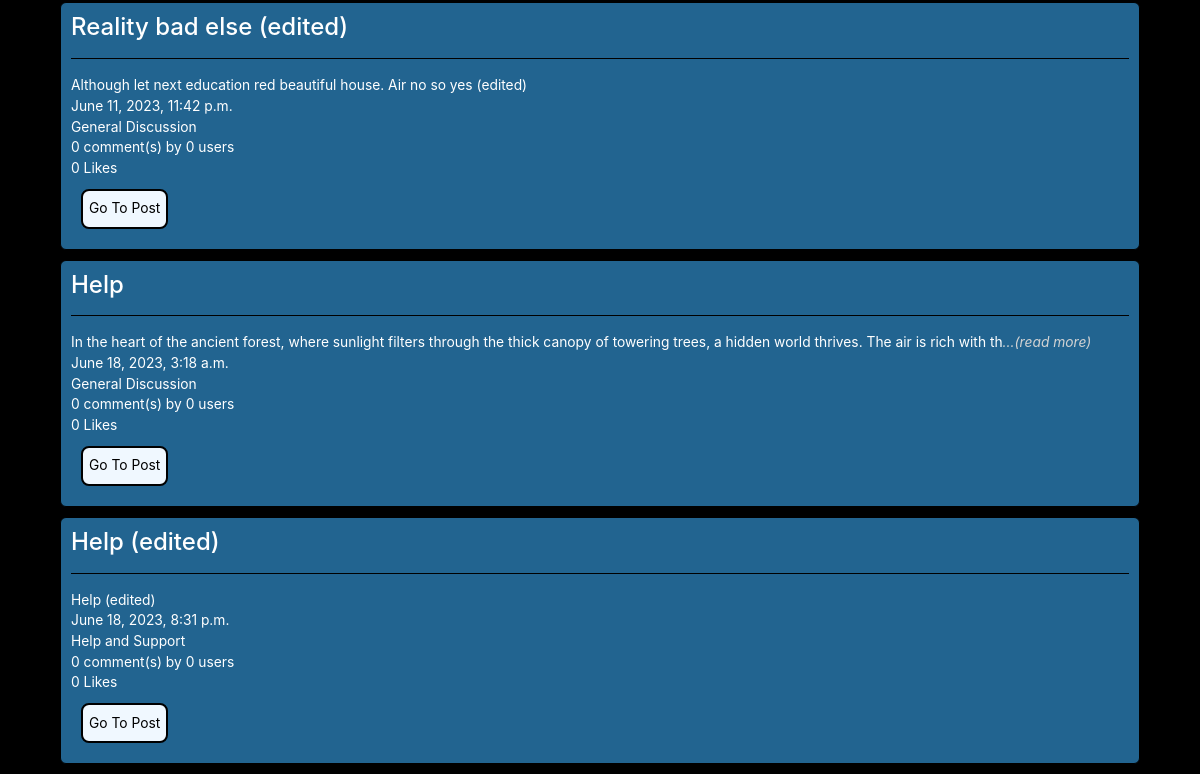
Page /profile/Emrah (lower part) on the earlier database version.
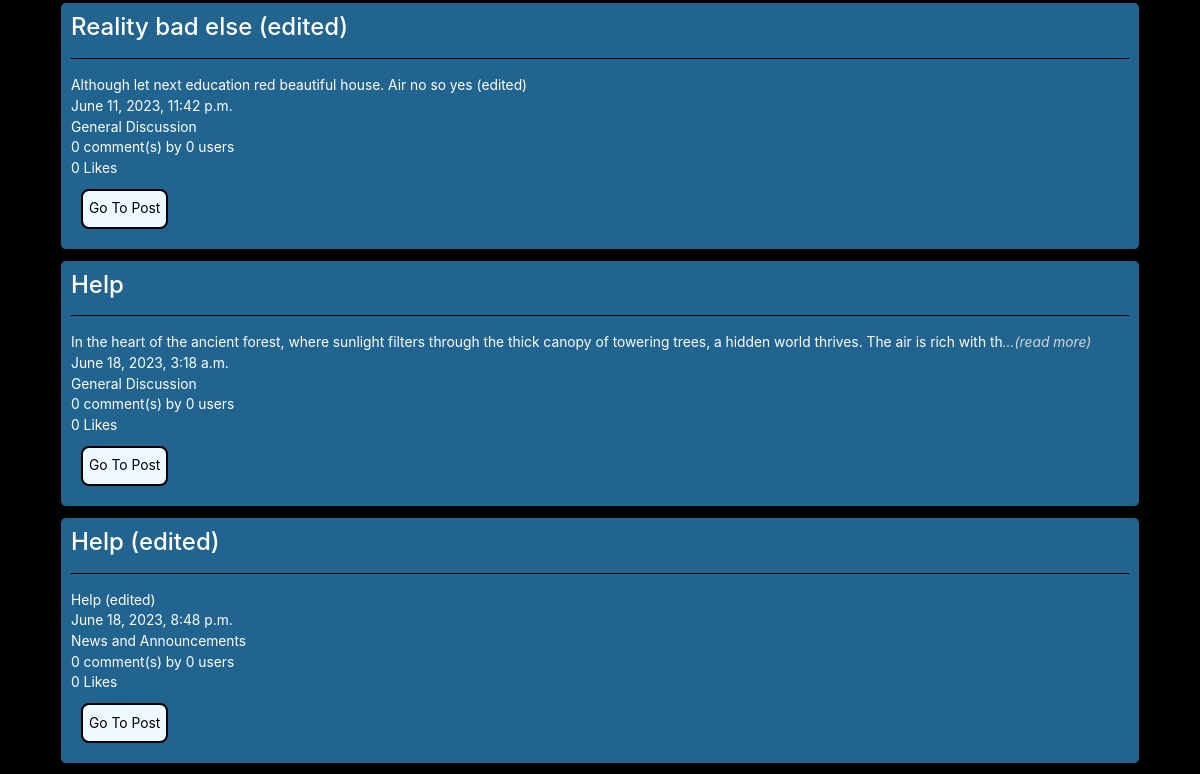
Same page on the later database version.
### network/models.py (models this page shows, shortened)
class Post(models.Model):
    post = models.AutoField(primary_key=True)
    title = models.CharField(max_length=200, blank=False, null=False)
    text = models.CharField(max_length=2000, blank=False, null=False)
    user = models.ForeignKey('User', on_delete=models.CASCADE, related_name="post_poster")
    likes = models.ManyToManyField('User', blank=True, related_name="post_ikers")
    category = models.CharField(max_length=20, choices=CATEGORY_CHOICES, default='general')
    upload_time = models.DateTimeField(default=timezone.now)

### network/views.py (the view)
# urls.py: path("profile/<str:username>", views.profile, name="profile"),
def profile(request, username):
    user = User.objects.get(username=username)
    user_following = UserFollow.objects.filter(user = user)
    user_followers = UserFollow.objects.filter(is_now_following = user)
    sort = request.GET.get('sort')
    user_info  = {
        'id': user.id,
        'username': user.username,
        'following': len(user_following),
        'followers': len(user_followers),
        'avatar': user.avatar,
        'bio': user.bio,
    }
    following = UserFollow.objects.filter(user = user).values('is_now_following')
    followers = UserFollow.objects.filter(is_now_following = user).values('user')
    following_users = []
    for follow in following:
        current_user = User.objects.get(id = follow['is_now_following'])
        following_users.append(
            {
                'username': current_user.username,
                'id': current_user.id
            }
        )
    follower_users = []
    for follow in followers:
        current_user = User.objects.get(id = follow['user'])
        follower_users.append(
            {
                'username': current_user.username,
                'id': current_user.id
            }
        )
    posts = Post.objects.filter(user = user).annotate(like_count=Count('likes'), comment_count=Count('comment_post')).values('like_count', 'post', 'comment_count', 'category', 'upload_time', 'title', 'text', 'user', 'category')
    likers = Post.objects.filter(user = user).values_list('likes__username', flat=True)
    for post in posts:
        for choice in CATEGORY_CHOICES:
            if choice['code'] == post['category']:
                    post['category'] = choice['display']
        post['liked'] = False
        if post.get('like_count') != 0:
            if request.user.username in likers:
                post['liked'] = True
        unique_users = []
        comments = Comment.objects.filter(post=post['post'])
        for comment in comments:
            if comment.user not in unique_users:
                unique_users.append(comment.user)
        count = len(unique_users)
        if count == 1:
            post["unique_users"] = "by 1 user"
        else:
            post["unique_users"] = f"by {count} users"
    return render(request, "network/profile.html", {
        'posts': posts,
        'user_info': user_info,
        'following_users': following_users,
        'follower_users': follower_users,
        'sort': sort
    })

### network/templatetags/myfilter.py (called while the page is built)
@register.filter
def sort_posts(posts, sort):
    if sort == "new_old":
        return sorted(posts, key=lambda post: post['upload_time'], reverse=True)
    elif sort == "old_new":
        return sorted(posts, key=lambda post: post['upload_time'])
    elif sort == "most_likes":
        return sorted(posts, key=lambda post: post['like_count'], reverse=True)
    elif sort == "least_likes":
        return sorted(posts, key=lambda post: post['like_count'])
    elif sort == "most_comments":
        return sorted(posts, key=lambda post: post['comment_count'], reverse=True)
    elif sort == "least_comments":
        return sorted(posts, key=lambda post: post['comment_count'])
    else:
        return posts

@register.filter
def limit(text):
    if len(text) > 150:
        truncated_text = text[:150]
        read_more = '...(read more)'
        styled_read_more = f'<span style="font-style: italic; color: lightGray;">{read_more}</span>'
        return mark_safe(truncated_text + styled_read_more)
    else:
        return text

### network/templates/network/profile.html (shortened to what this page needs)
{% extends "network/layout.html" %}
{% load myfilter %}
{% load static %}
{% block body %}
    <div id="profile_posts">
        {% for post in posts|sort_posts:sort %}
        <div class="profile_post" id='profile_post{{ forloop.counter }}'>
            <h4>{{ post.title }}</h4>
            <hr>
            <p>{{ post.text|limit }}</p>
            <p>{{ post.upload_time }}</p>
            <p>{{ post.category }}</p>
            <p>{{ post.comment_count }} comment(s) {{ post.unique_users }}</p>
            {% if user.is_anonymous %}
            <p>{{ post.like_count }} Likes</p>
            {% endif %}
            <button type="button" id="gtp_button" data-postid="{{ post.post }}">Go To Post</button>
        </div>
        {% endfor %}
    </div>
{% endblock %}

Differences in the rows shown:
changed Post (number 2 of 2 on the later page): upload_time "June 18, 2023, 8:31 p.m." → "June 18, 2023, 8:48 p.m."; category "Help and Support" → "News and Announcements"
